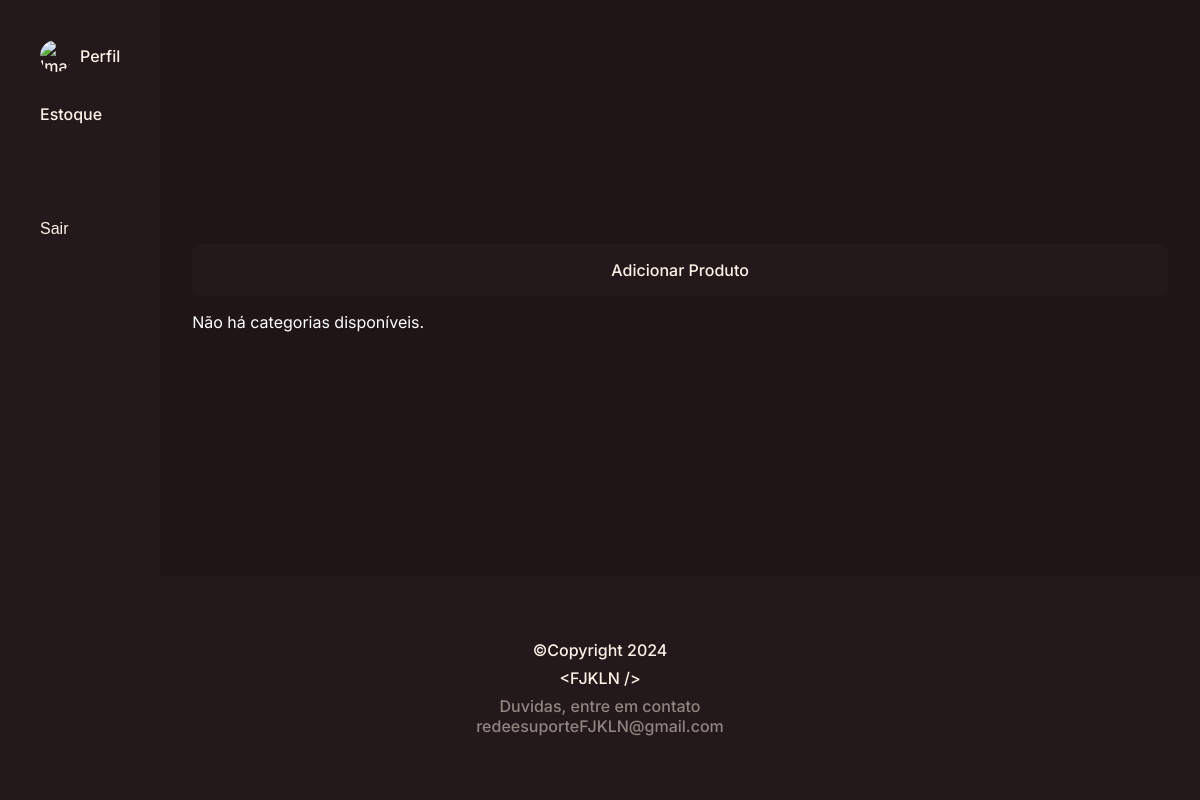
The app's page /estoque/, older data.
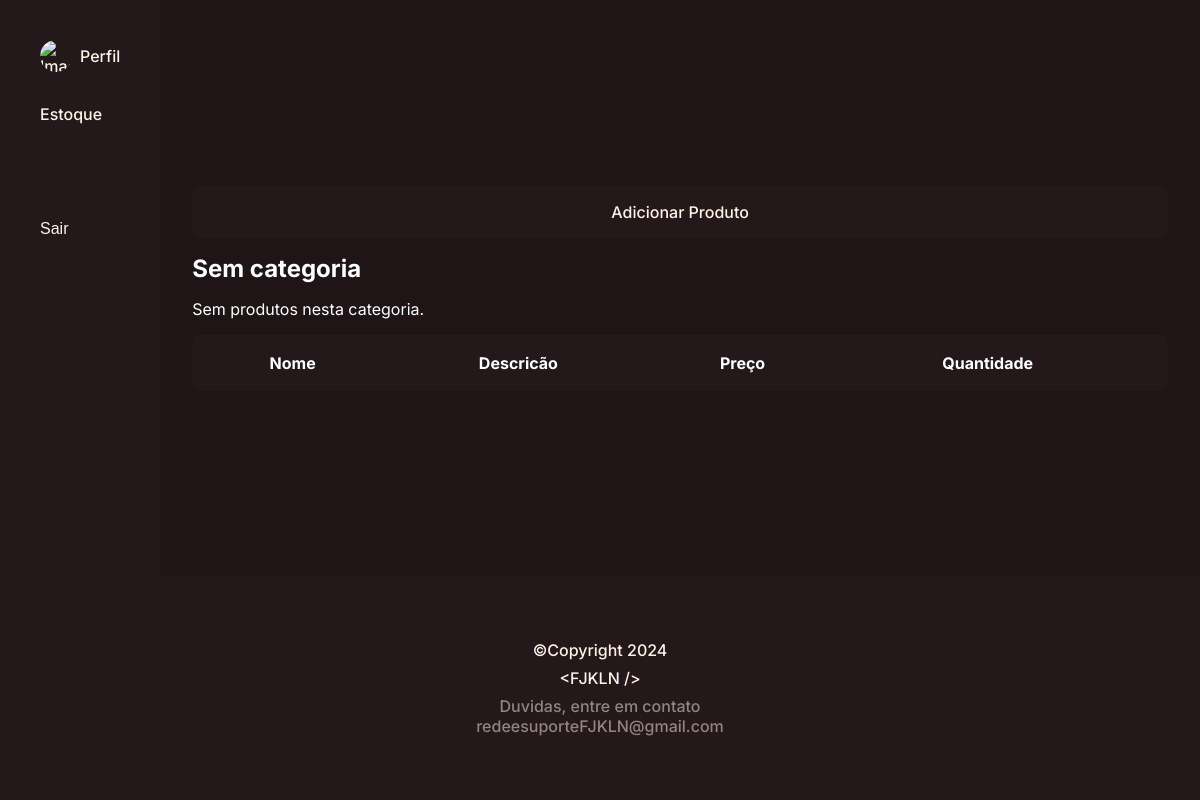
The same page, newer data.
### sistema/models.py (models this page shows, shortened)
class Categoria(models.Model):
    nome = models.CharField(max_length=100, unique=True)

### estoque/views.py (the view)
# urls.py: path('', views.home_page, name='home')
def home_page(request):
    produtos = Produto.objects.all()
    categorias = Categoria.objects.all()
    return render(request, 'estoque/index.html', {'produtos': produtos, 'categorias': categorias})

### estoque/templates/estoque/index.html (shortened to what this page needs)
{% load static %}
<!DOCTYPE html>
<html lang="pt-br">
<head>
    <link rel="stylesheet" href="{% static 'estoque/css/index.css' %}">
</head>
<body>
    <div class="container">
        <aside>
            <ul>
                <div>
                    <li>
                        <a href="{% url 'perfil:editar' user.id %}">
                            <img src="{{ user.imagem.url }}" alt="Imagem do Usuário" />
                            <p>Perfil</p>
                        </a>
                    </li>
                    <li>
                        <a href="{% url 'estoque:home' %}">
                            Estoque
                        </a>
                    </li>
                </div>
                <li>
                    <form action="{% url 'login:sair' %}" method="POST" style="display: inline;">
                        <button type="submit">Sair</button>
                    </form>
                </li>
            </ul>
        </aside>
        <div class="content">
            <ul>
                <li>
                    <a href="{% url 'produtos:home' %}" class="add">
                        Adicionar Produto
                    </a>
                </li>
            </ul>
            {% for categoria in categorias %}
            <div>
                <h2>{{ categoria.nome }}</h2>
            </div>
            <table>
                <tr>
                    <th>Nome</th>
                    <th>Descricão</th>
                    <th>Preço</th>
                    <th>Quantidade</th>
                </tr>
                {% for produto in categoria.produtos.all %}
                <tr>
                    <td>{{ produto.nome }}</td>
                    <td>{{ produto.descricao }}</td>
                    <td>{{ produto.preco }}</td>
                    <td>{{ produto.quantidade }}</td>
                    <td><a href="{% url 'produtos:editar' pk=produto.pk %}">Editar</a></td>
                    <td><a href="{% url 'produtos:deleta' pk=produto.pk %}">Deletar</a></td>
                </tr>
                {% empty %}
                <li>Sem produtos nesta categoria.</li>
                {% endfor %}
            </table>
            {% empty %}
            <p>Não há categorias disponíveis.</p>
            {% endfor %}
        </div>
    </div>
    <footer style="text-align: center;">
        <p class="footer-copy">©Copyright
            <FJKLN /> 2024
        </p>
        <p class="footer-abrev">&lt;FJKLN /&gt;</p>
        <p class="footer-autor">Duvidas, entre em contato
            <br>redeesuporteFJKLN@gmail.com
        </p>
    </footer>
</body>
</html>

Row changes from the older to the newer data that the page shows:
added Categoria: nome "Sem categoria"
Text that changed along with them:
text no longer shown: "Não há categorias disponíveis."
